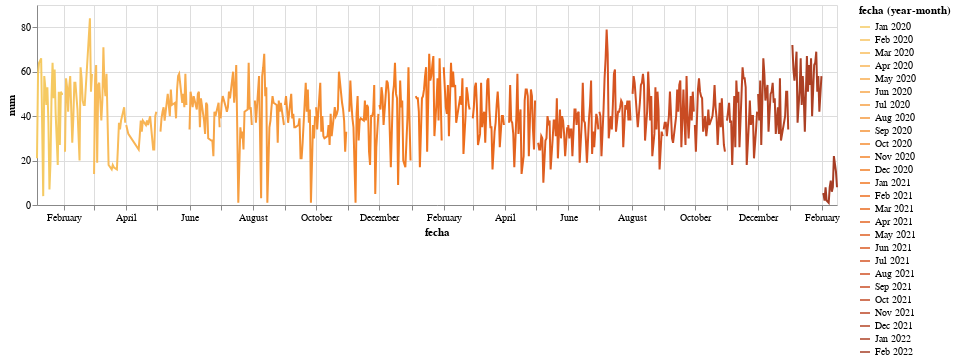

Write notebook code for a chart like this one.
### Code cell
lineas = alt.Chart(df_ventas_ag).mark_line().encode(
    x='fecha:T',
    y='num:Q',
    color=alt.Color('yearmonth(fecha):O', scale=alt.Scale(scheme='goldorange')),
    tooltip=[
        alt.Tooltip('fecha:T', title='Fecha'),
        alt.Tooltip('num:Q', title='N° Facturas')
    ]).properties(width=800, height=200)

lineas

### Figure 1 — Vega-Lite specification as saved in the notebook (floating-point values rounded to 4 significant figures; data arrays with more than 128 entries replaced by an {"elided": "..."} marker saying what was removed)
{"config": {"view": {"continuousWidth": 400, "continuousHeight": 300}}, "data": {"name": "data-9c31a42bfb223f0e664bbf049864311d"}, "mark": "line", "encoding": {"color": {"field": "fecha", "scale": {"scheme": "goldorange"}, "timeUnit": "yearmonth", "type": "ordinal"}, "tooltip": [{"field": "fecha", "title": "Fecha", "type": "temporal"}, {"field": "num", "title": "N° Facturas", "type": "quantitative"}], "x": {"field": "fecha", "type": "temporal"}, "y": {"field": "num", "type": "quantitative"}}, "height": 200, "width": 800, "$schema": "https://vega.github.io/schema/vega-lite/v4.17.0.json", "datasets": {"data-9c31a42bfb223f0e664bbf049864311d": {"elided": "602 records"}}}
